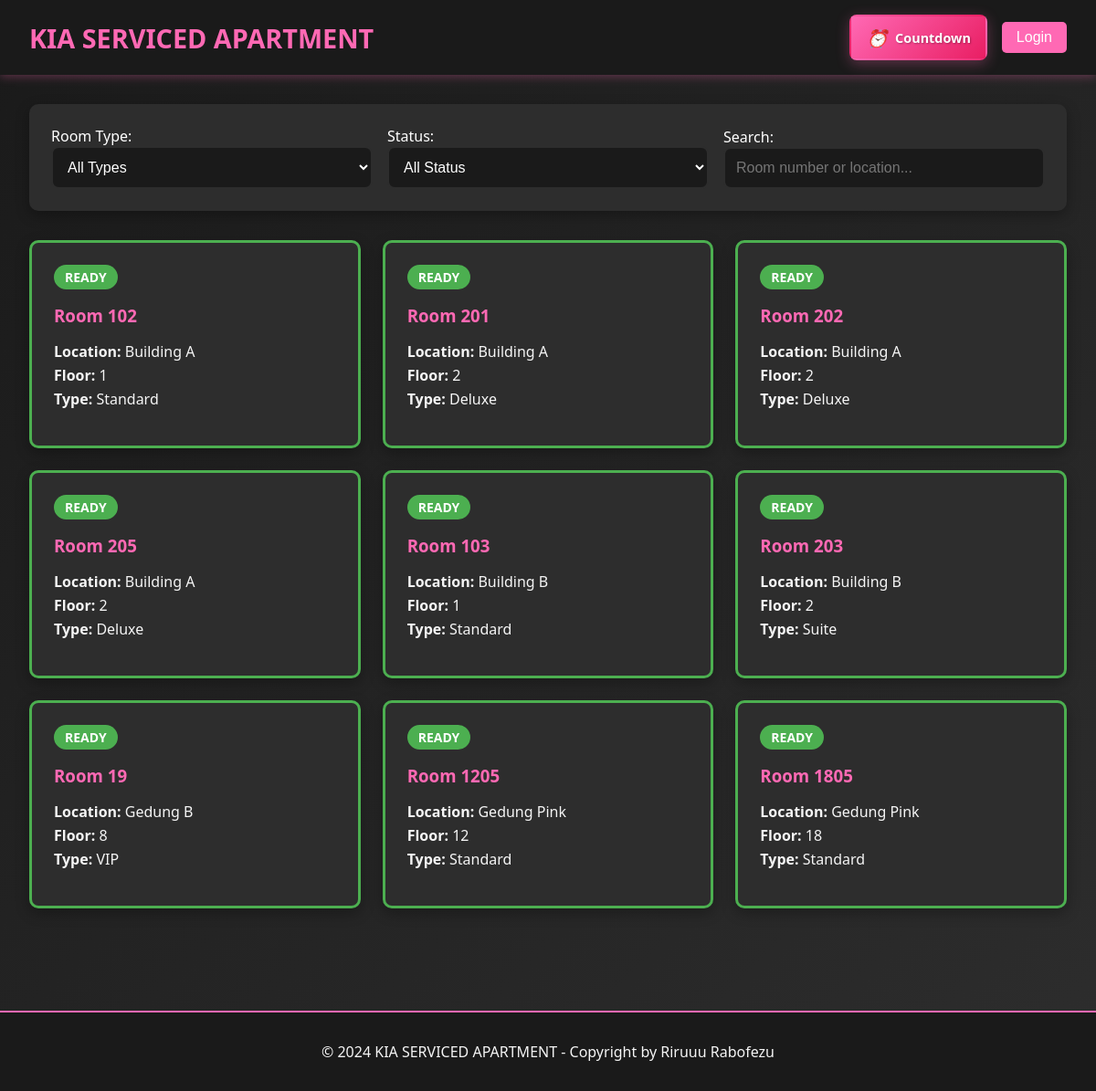
The page / on the database its author committed.
### tables this page shows
CREATE TABLE `rooms` (
  `id` int(11) NOT NULL,
  `location` varchar(100) NOT NULL,
  `floor_number` int(11) NOT NULL,
  `room_number` varchar(20) NOT NULL,
  `room_type` varchar(50) NOT NULL,
  `wifi_name` varchar(100) DEFAULT NULL,
  `wifi_password` varchar(100) DEFAULT NULL,
  `status` enum('ready','booked','checkin','checkout') DEFAULT 'ready',
  `created_at` timestamp NOT NULL DEFAULT current_timestamp(),
  `updated_at` timestamp NOT NULL DEFAULT current_timestamp() ON UPDATE current_timestamp()
);

### includes/config.php (called while the page is built, shortened)
<?php
function isLoggedIn() {
    return isset($_SESSION['user_id']);
}
?>

### index.php (the view, shortened to what this page needs)
<?php
require_once 'includes/config.php';
$sql = "SELECT r.*,
               b.id as booking_id,
               b.guest_name,
               b.arrival_time,
               b.phone_number,
               b.duration_type,
               b.duration_hours,
               b.price_amount,
               b.payment_method,
               b.deposit_type,
               b.deposit_amount,
               b.notes,
               b.status as booking_status,
               b.checkin_time,
               b.checkout_time,
               b.extra_time_hours,
               b.extra_time_amount
        FROM rooms r
        LEFT JOIN (
            SELECT b1.*
            FROM bookings b1
            INNER JOIN (
                SELECT room_id, MAX(id) as max_id
                FROM bookings
                WHERE status IN ('booked', 'checkin', 'checkout')
                GROUP BY room_id
            ) b2 ON b1.room_id = b2.room_id AND b1.id = b2.max_id
        ) b ON r.id = b.room_id
        ORDER BY
            CASE
                WHEN b.status = 'booked' AND b.arrival_time < NOW() THEN 1
                ELSE 2
            END,
            r.location, r.floor_number, r.room_number";
$stmt = $pdo->prepare($sql);
$stmt->execute();
$rooms = $stmt->fetchAll();
foreach ($rooms as $key => $room) {
    if ($room['status'] == 'ready') {
        $rooms[$key]['status'] = 'ready';
    } elseif ($room['booking_id']) {
        $rooms[$key]['status'] = $room['booking_status'];
    } else {
        $rooms[$key]['status'] = 'ready';
    }
}
?>
<!DOCTYPE html>
<html lang="id">
<head>
    <link rel="stylesheet" href="assets/css/style.css">
</head>
<body>
    <header class="header">
        <div class="header-content">
            <a href="index.php" class="logo">KIA SERVICED APARTMENT</a>
            <div class="header-actions">
                <a href="countdown.php" class="btn-countdown-header">
                    <i class="countdown-icon-small">⏰</i>
                    <span>Countdown</span>
                </a>
                <?php if (isLoggedIn()): ?>
                    <span style="color: var(--primary-pink); margin-right: 1rem;">
                        Welcome, <?php echo htmlspecialchars($_SESSION['full_name']); ?> (<?php echo ucfirst($_SESSION['user_role']); ?>)
                    </span>
                    <a href="admin/dashboard.php" class="btn btn-primary">Dashboard</a>
                    <a href="includes/logout.php" class="btn btn-danger">Logout</a>
                <?php else: ?>
                    <button id="loginBtn" class="nav-toggle">Login</button>
                <?php endif; ?>
            </div>
        </div>
    </header>
    <div class="container">
        <div class="filters">
            <div class="filter-row">
                <div class="filter-group">
                    <label for="roomTypeFilter">Room Type:</label>
                    <select id="roomTypeFilter" class="form-control filter-control">
                        <option value="">All Types</option>
                    </select>
                </div>
                <div class="filter-group">
                    <label for="statusFilter">Status:</label>
                    <select id="statusFilter" class="form-control filter-control">
                        <option value="">All Status</option>
                    </select>
                </div>
                <div class="filter-group">
                    <label for="searchFilter">Search:</label>
                    <input type="text" id="searchFilter" class="form-control filter-control"
                           placeholder="Room number or location...">
                </div>
            </div>
        </div>
        <div class="rooms-grid">
            <?php foreach ($rooms as $room): ?>
                <div class="room-card <?php echo $room['status']; ?>"
                     data-room-type="<?php echo htmlspecialchars($room['room_type']); ?>"
                     data-status="<?php echo $room['status']; ?>"
                     data-room-number="<?php echo htmlspecialchars($room['room_number']); ?>"
                     data-location="<?php echo htmlspecialchars($room['location']); ?>">
                    <div class="room-status status-<?php echo $room['status']; ?>">
                        <?php echo ucfirst($room['status']); ?>
                    </div>
                    <div class="room-info">
                        <h3>Room <?php echo htmlspecialchars($room['room_number']); ?></h3>
                        <div class="room-details">
                            <p><strong>Location:</strong> <?php echo htmlspecialchars($room['location']); ?></p>
                            <p><strong>Floor:</strong> <?php echo $room['floor_number']; ?></p>
                            <p><strong>Type:</strong> <?php echo htmlspecialchars($room['room_type']); ?></p>
                        </div>
                    </div>
                </div>
            <?php endforeach; ?>
        </div>
    </div>
    <footer class="footer">
        <p>&copy; 2024 KIA SERVICED APARTMENT - Copyright by Riruuu Rabofezu</p>
    </footer>
</body>
</html>

### assets/css/style.css (style rules this page uses)
* { margin: 0; padding: 0; box-sizing: border-box; }
:root { --primary-pink: #ff69b4; --dark-pink: #e91e63; --light-pink: #ffc0cb; --black: #1a1a1a; --dark-gray: #2d2d2d; --light-gray: #f5f5f5; --white: #ffffff; --success: #4caf50; --warning: #ff9800; --info: #2196f3; --danger: #f44336; }
body { font-family: 'Segoe UI', Tahoma, Geneva, Verdana, sans-serif; background: linear-gradient(135deg, var(--black) 0%, var(--dark-gray) 100%); color: var(--white); min-height: 100vh; }
.header { background: var(--black); padding: 1rem 2rem; box-shadow: 0 2px 10px rgba(255, 105, 180, 0.3); position: sticky; top: 0; z-index: 1000; }
.header-content { display: flex; justify-content: space-between; align-items: center; max-width: 1200px; margin: 0 auto; }
.header-actions { display: flex; align-items: center; gap: 1rem; }
.logo { font-size: 1.8rem; font-weight: bold; color: var(--primary-pink); text-decoration: none; }
.nav-toggle { background: var(--primary-pink); color: var(--white); border: none; padding: 0.5rem 1rem; border-radius: 5px; cursor: pointer; font-size: 1rem; transition: all 0.3s ease; }
.btn-countdown-header { background: linear-gradient(135deg, var(--primary-pink) 0%, var(--dark-pink) 100%); color: var(--white); padding: 0.6rem 1rem; border-radius: 8px; text-decoration: none; display: flex; align-items: center; gap: 0.5rem; box-shadow: 0 4px 15px rgba(255, 105, 180, 0.3); transition: all 0.3s ease; border: 2px solid transparent; font-size: 0.9rem; font-weight: 500; }
.countdown-icon-small { font-size: 1.2rem; animation: pulse-small 2s infinite; }
.btn-countdown-header span { font-weight: 600; text-shadow: 1px 1px 2px rgba(0,0,0,0.3); }
.form-control { width: 100%; padding: 0.75rem; border: 2px solid var(--dark-gray); border-radius: 8px; background: var(--black); color: var(--white); font-size: 1rem; transition: all 0.3s ease; }
.container { max-width: 1200px; margin: 0 auto; padding: 2rem; }
.filters { background: var(--dark-gray); padding: 1.5rem; border-radius: 10px; margin-bottom: 2rem; box-shadow: 0 5px 15px rgba(0, 0, 0, 0.3); }
.filter-row { display: flex; gap: 1rem; flex-wrap: wrap; align-items: end; }
.filter-group { flex: 1; min-width: 200px; }
.rooms-grid { display: grid; grid-template-columns: repeat(auto-fill, minmax(300px, 1fr)); gap: 1.5rem; margin-bottom: 2rem; }
.room-card { background: var(--dark-gray); border-radius: 10px; padding: 1.5rem; box-shadow: 0 5px 15px rgba(0, 0, 0, 0.3); transition: all 0.3s ease; border: 3px solid transparent; }
.room-card.ready { border-color: var(--success); }
.room-status { display: inline-block; padding: 0.25rem 0.75rem; border-radius: 20px; font-size: 0.875rem; font-weight: bold; text-transform: uppercase; margin-bottom: 1rem; }
.status-ready { background: var(--success); color: var(--white); }
.room-info h3 { color: var(--primary-pink); margin-bottom: 0.5rem; }
.room-details { margin: 1rem 0; }
.room-details p { margin: 0.25rem 0; color: var(--light-gray); }
.footer { background: var(--black); text-align: center; padding: 2rem; margin-top: 3rem; border-top: 2px solid var(--primary-pink); }
.footer p { color: var(--light-gray); margin: 0; }

### rows shown on the page
rooms: status "READY", room_number "102", location "Building A", floor_number "1", room_type "Standard"
rooms: status "READY", room_number "201", location "Building A", floor_number "2", room_type "Deluxe"
rooms: status "READY", room_number "202", location "Building A", floor_number "2", room_type "Deluxe"
rooms: status "READY", room_number "205", location "Building A", floor_number "2", room_type "Deluxe"
rooms: status "READY", room_number "103", location "Building B", floor_number "1", room_type "Standard"
rooms: status "READY", room_number "203", location "Building B", floor_number "2", room_type "Suite"
rooms: status "READY", room_number "19", location "Gedung B", floor_number "8", room_type "VIP"
rooms: status "READY", room_number "1205", location "Gedung Pink", floor_number "12", room_type "Standard"
rooms: status "READY", room_number "1805", location "Gedung Pink", floor_number "18", room_type "Standard"
